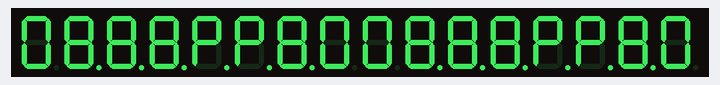
This sketch was run on a simulated Arduino Uno, built with avr-gcc and run on an emulated ATmega328P. Parts: 16-digit seven-segment display. Wiring (inferred from the names in the program): 2 × MAX7219 LED driver: data pin 10; clock pin 12; CS pin 11. Random numbers use the default seed unless the sketch sets one.

Above: at 0.1 s.
At 10.3 s:
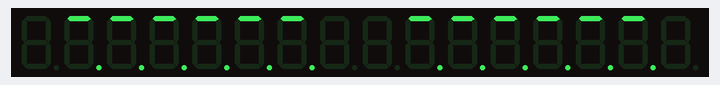
At 16.3 s:
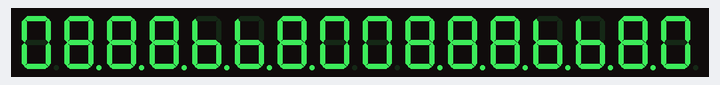
At 28.8 s:
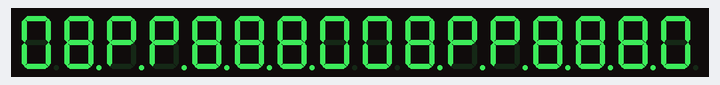
At 31.2 s:
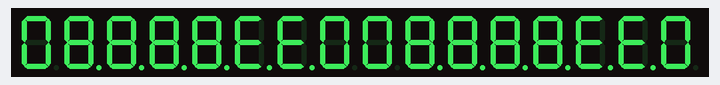
At 37.1 s:
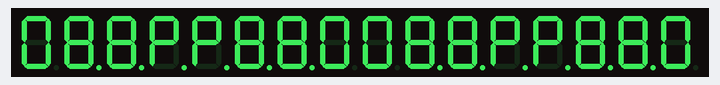

Measured:
- what the display in image 0 shows lasts 0.7 s, from 0.0 s to 0.7 s
- what the display in image 1 shows lasts 0.5 s, from 10.3 s to 10.8 s
- what the display in image 2 shows lasts 1.1 s, from 16.2 s to 17.3 s
- what the display in image 3 shows lasts 0.9 s, from 28.7 s to 29.6 s
- what the display in image 4 shows lasts 1.8 s, from 31.1 s to 32.9 s
- what the display in image 5 shows lasts 2.2 s, from 37.1 s to 39.3 s

The sketch:

_8x8_evileyes.ino
```cpp
/* During initiation, be sure to send every part to every max7219 and then
 upload it.
For example, if you have five max7219's, you have to send the scanLimit 5 times
before you load it-- other wise not every max7219 will get the data. the
function maxInUse  keeps track of this, just tell it how many max7219 you are
using.
*/

int dataIn = 10;
int load = 11;
int clock = 12;
int RandDelay;
int Action;

int maxInUse = 2;    //change this variable to set how many MAX7219's you'll use

int e = 0;	     // just a varialble

			   // define max7219 registers
byte max7219_reg_noop	  = 0x00;
byte max7219_reg_digit0	= 0x01;
byte max7219_reg_digit1	= 0x02;
byte max7219_reg_digit2	= 0x03;
byte max7219_reg_digit3	= 0x04;
byte max7219_reg_digit4	= 0x05;
byte max7219_reg_digit5	= 0x06;
byte max7219_reg_digit6	= 0x07;
byte max7219_reg_digit7	= 0x08;
byte max7219_reg_decodeMode  = 0x09;
byte max7219_reg_intensity   = 0x05;
byte max7219_reg_scanLimit   = 0x0b;
byte max7219_reg_shutdown    = 0x0c;
byte max7219_reg_displayTest = 0x0f;

void putByte(byte data) {
  byte i = 8;
  byte mask;
  while(i > 0) {
    mask = 0x01 << (i - 1);	// get bitmask
    digitalWrite( clock, LOW);   // tick
    if (data & mask){		// choose bit
	digitalWrite(dataIn, HIGH);// send 1
    }else{
	digitalWrite(dataIn, LOW); // send 0
    }
    digitalWrite(clock, HIGH);   // tock
    --i;				 // move to lesser bit
  }
}

void maxSingle( byte reg, byte col) {
//maxSingle is the "easy"  function to use for a     //single max7219

  digitalWrite(load, LOW);	 // begin
  putByte(1);			// specify register
  putByte(255);//((data & 0x01) * 256) + data >> 1); // put data
  digitalWrite(load, LOW);	 // and load da nuts
  digitalWrite(load,HIGH);
}

void maxAll (byte reg, byte col) {    // initialize  all  MAX7219's in the system
  int c = 0;
  digitalWrite(load, LOW);  // begin
  for ( c =1; c<= maxInUse; c++) {
  putByte(reg);  // specify register
  putByte(col);//((data & 0x01) * 256) + data >> 1); // put data
    }
  digitalWrite(load, LOW);
  digitalWrite(load,HIGH);

}

void setup () {


  pinMode(dataIn, OUTPUT);
  pinMode(clock,  OUTPUT);
  pinMode(load,   OUTPUT);


//initiation of the max 7219
  maxAll(max7219_reg_scanLimit, 0x07);
  maxAll(max7219_reg_decodeMode, 0x00);  // using an led matrix (not digits)
  maxAll(max7219_reg_shutdown, 0x01);    // not in shutdown mode
  maxAll(max7219_reg_displayTest, 0x00); // no display test
   for (e=1; e<=8; e++) {    // empty registers, turn all LEDs off
    maxAll(e,0);
  }
  maxAll(max7219_reg_intensity, 0x05 & 0x05);    // the first 0x0f is the value you can set
								  // range: 0x00 to 0x0f
}

void loop () {
  Action = random(7);
  RandDelay = random(1000);

  if (Action == 1) {

  //Using a single Max7221 to light one led at a time

   maxAll(1,126);			     //  - + + + + + + -
   maxAll(2,255);			     //  + + + + + + + +
   maxAll(3,255);			     //  + + + + + + + +
   maxAll(4,231);			     //  + + + - - + + +
   maxAll(5,231);			     //  + + + - - + + +
   maxAll(6,255);			     //  + + + + + + + +
   maxAll(7,255);			     //  + + + + + + + +
   maxAll(8,126);			     //  - + + + + + + -

  delay(RandDelay);
  }
  if (Action == 2) {

   maxAll(1,126);			     //  - + + + + + + -
   maxAll(2,255);			     //  + + + + + + + +
   maxAll(3,231);			     //  + + + - - + + +
   maxAll(4,231);			     //  + + + - - + + +
   maxAll(5,255);			     //  + + + + + + + +
   maxAll(6,255);			     //  + + + + + + + +
   maxAll(7,255);			     //  + + + + + + + +
   maxAll(8,126);			     //  - + + + + + + -

delay (RandDelay);
  }
  if (Action == 3) {

   maxAll(1,126);			     //  - + + + + + + -
   maxAll(2,255);			     //  + + + + + + + +
   maxAll(3,255);			     //  + + + + + + + +
   maxAll(4,255);			     //  + + + + + + + +
   maxAll(5,231);			     //  + + + - - + + +
   maxAll(6,231);			     //  + + + - - + + +
   maxAll(7,255);			     //  + + + + + + + +
   maxAll(8,126);			     //  - + + + + + + -

  delay(RandDelay);
  }
  if (Action == 4) {

   maxAll(1,126);			     //  - + + + + + + -
   maxAll(2,255);			     //  + + + + + + + +
   maxAll(3,159);			     //  + + + + + - - +
   maxAll(4,159);			     //  + + + + + - - +
   maxAll(5,255);			     //  + + + + + + + +
   maxAll(6,255);			     //  + + + + + + + +
   maxAll(7,255);			     //  + + + + + + + +
   maxAll(8,126);			     //  - + + + + + + -

  delay(RandDelay);
  }
  if (Action == 5) {

   maxAll(1,120);			     //  - - - + + + + -
   maxAll(2,252);			     //  - - + + + + + +
   maxAll(3,252);			     //  - - + + + + + +
   maxAll(4,204);			     //  - - + + - - + +
   maxAll(5,204);			     //  - - + + - - + +
   maxAll(6,252);			     //  - - + + + + + +
   maxAll(7,252);			     //  - - + + + + + +
   maxAll(8,120);			     //  - - - + + + + -

delay (50);

   maxAll(1,0);	         		     //  - - - - - - - -
   maxAll(2,192);			     //  - - - - - - + +
   maxAll(3,192);			     //  - - - - - - + +
   maxAll(4,192);			     //  - - - - - - + +
   maxAll(5,192);			     //  - - - - - - + +
   maxAll(6,192);			     //  - - - - - - + +
   maxAll(7,192);			     //  - - - - - - + +
   maxAll(8,0);			             //  - - - - - - - -

  delay(500);

   maxAll(1,120);			     //  - - - + + + + -
   maxAll(2,252);			     //  - - + + + + + +
   maxAll(3,252);			     //  - - + + + + + +
   maxAll(4,204);			     //  - - + + - - + +
   maxAll(5,204);			     //  - - + + - - + +
   maxAll(6,252);			     //  - - + + + + + +
   maxAll(7,252);			     //  - - + + + + + +
   maxAll(8,120);			     //  - - - + + + + -

delay (50);

   maxAll(1,126);			     //  - + + + + + + -
   maxAll(2,255);			     //  + + + + + + + +
   maxAll(3,255);			     //  + + + + + + + +
   maxAll(4,231);			     //  + + + - - + + +
   maxAll(5,231);			     //  + + + - - + + +
   maxAll(6,255);			     //  + + + + + + + +
   maxAll(7,255);			     //  + + + + + + + +
   maxAll(8,126);			     //  - + + + + + + -

delay (RandDelay);
  }

  if (Action == 6) {
   maxAll(1,126);			     //  - + + + + + + -
   maxAll(2,207);			     //  + + + + + - - +
   maxAll(3,207);			     //  + + + + + - - +
   maxAll(4,255);			     //  + + + + + + + +
   maxAll(5,255);			     //  + + + + + + + +
   maxAll(6,255);			     //  + + + + + + + +
   maxAll(7,255);			     //  + + + + + + + +
   maxAll(8,126);			     //  - + + + + + + -

delay (RandDelay);
  }

 if (Action == 7) {
   maxAll(1,126);			     //  - + + + + + + -
   maxAll(2,255);			     //  + + + + + + + +
   maxAll(3,255);			     //  + + + + + + + +
   maxAll(4,255);			     //  + + + + + + + +
   maxAll(5,255);			     //  + + + + + + + +
   maxAll(6,207);			     //  + + + + + - - +
   maxAll(7,207);			     //  + + + + + - - +
   maxAll(8,126);			     //  - + + + + + + -

delay (RandDelay);

}
}
```
